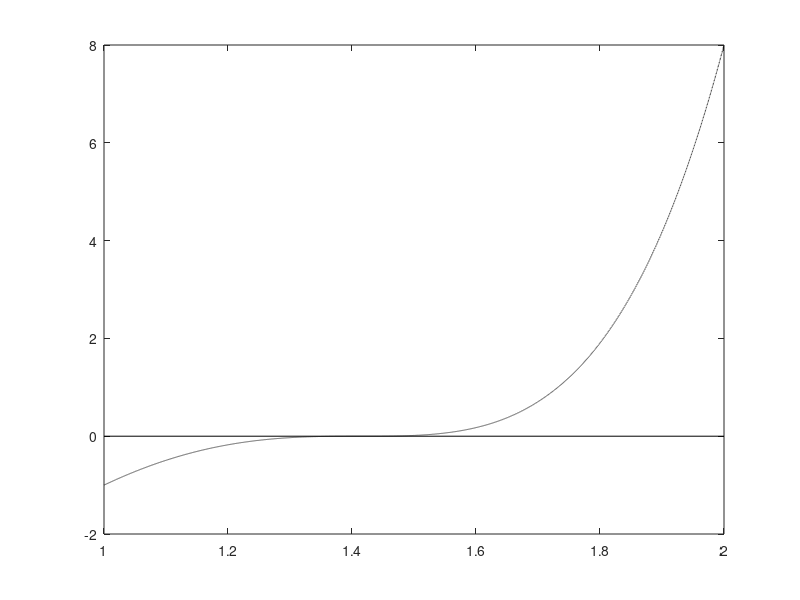

The MATLAB script that drew this image: (Note: this script raises an error after producing the figure.)
clear all

%f = @(x)((x.^2)-2);
f = @(x)((x.^2)-2).^3;
x = 1:0.0001:2;
figure(1)
plot(x, f(x), "LineStyle","-.", "Color", "k")
hold on
plot([1 2], [0 0], "LineStyle","-", "Color", "k")
hold off

[zero, res, wres, iterates, flag] = Bisezione(f, 1, 2, 10e-12, 'm');

fprintf('Last aprox of sol: %1.4f\n Last residual val: %1.4f\n Last weighted residual val: %1.4f\n Flag: %s\n', zero, res, wres, flag)

figure(2)
semilogy(abs(zero-iterates(1, :)), "Color", 'b') %errore tra zero calcolato e zero al passo n
hold on
semilogy(abs(f(iterates(1, :))), "Color", 'r')%residui
hold off

df = @(x)(2.*x);

%figure(3)
%semilogy(iterates(1, :), 1./abs(sqrt(2)-iterates(1, :)), "Color", "b")
%hold on
%semilogy(iterates(1, :), 1./abs(f(iterates(1, :))), "Color", "g")
%plot([1.2 1.5],1/(df(sqrt(2))) , "Color", "r","LineStyle","--")
%hold off